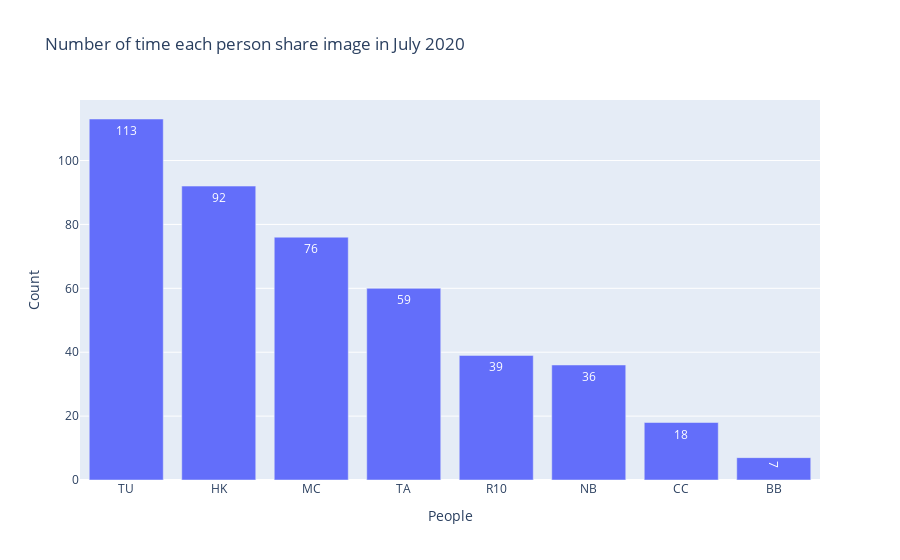

Notebook code cell kept with this figure:
### Code cell
#times people share image or gif
shareim=thang7[thang7['Message'].str.contains('omitted')==True]['Author'].value_counts()


shareim = pd.DataFrame(shareim).reset_index()
shareim = shareim.rename(columns={'index':'People','Author':'Count'})
px.bar(shareim,y='Count',x='People',title='Number of time each person share image in July 2020',
      text = ['113', '92', '76', 
     '59', '39', '36', '18', '7'])

### Figure 1 — Plotly figure (JSON) as saved in the notebook; plotly's stock layout.template omitted (floating-point values rounded to 4 significant figures)
{"data": [{"alignmentgroup": "True", "hovertemplate": "People=%{x}<br>Count=%{y}<br>text=%{text}<extra></extra>", "legendgroup": "", "marker": {"color": "#636efa"}, "name": "", "offsetgroup": "", "orientation": "v", "showlegend": false, "text": ["113", "92", "76", "59", "39", "36", "18", "7"], "textposition": "auto", "type": "bar", "x": ["TU", "HK", "MC", "TA", "R10", "NB", "CC", "BB"], "xaxis": "x", "y": [113, 92, 76, 60, 39, 36, 18, 7], "yaxis": "y"}], "layout": {"barmode": "relative", "legend": {"tracegroupgap": 0}, "title": {"text": "Number of time each person share image in July 2020"}, "xaxis": {"anchor": "y", "domain": [0, 1], "title": {"text": "People"}}, "yaxis": {"anchor": "x", "domain": [0, 1], "title": {"text": "Count"}}}}
